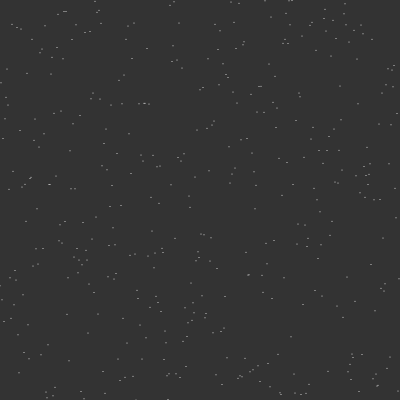
Frame 1 (no input)
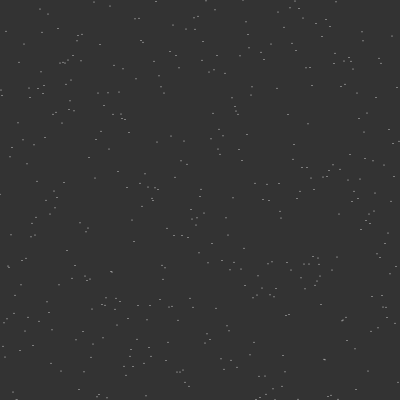
Frame 2 (the mouse pressed at the canvas centre, redrawn once)

The p5.js sketch that drew these frames (run headless with seeded random() and noise() and a simulated clock; the mouse was pressed at the canvas centre and the sketch redrawn once):

// p5.js sketch
// ── sketch.js
/**
 * sketch.js
 *
 *
 * p5.js 레퍼런스: http://p5js.org/reference
 * 웹기술 레퍼런스: http://developer.mozilla.org
 *
 * @author : https://github.com/Mosframe
 */


// -----------------------------------------------------------------
// 변수, 오브젝트 정의
// -----------------------------------------------------------------
var xOffset = 0;
var yOffset = 10000;

// -----------------------------------------------------------------
// p5.js 함수들
// -----------------------------------------------------------------

function setup () {

    createCanvas(400, 400);
}


function draw () {

    background(51);

    //var x = map(noise(xOffset), 0, 1, 0, width);
    //var y = map(noise(yOffset), 0, 1, 0, height);
    //xOffset += 0.01;
    //yOffset += 0.01;
    //ellipse(x, y, 24, 24);

    for( var x=0; x<width; ++x ) {
        stroke(255);
        point(x,random(height));
    }

    noLoop();
}

// -----------------------------------------------------------------
// 사용자 정의 함수들
// -----------------------------------------------------------------
